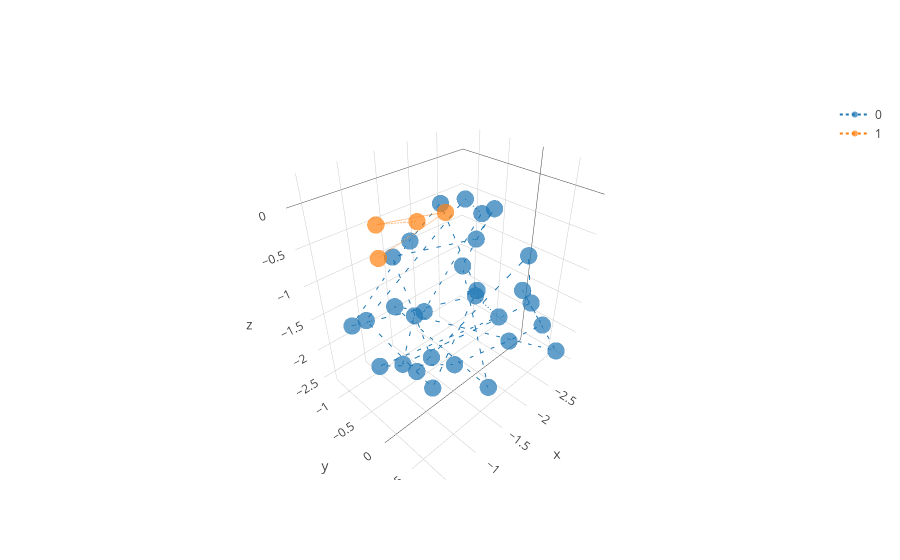

The cell this chart's notebook holds for it:
### Code cell
plotter(text, 'o:', reduce_kwargs={'algorithm': 'UMAP'}, text_kwargs={'model': 'LatentDirichletAllocation'})
